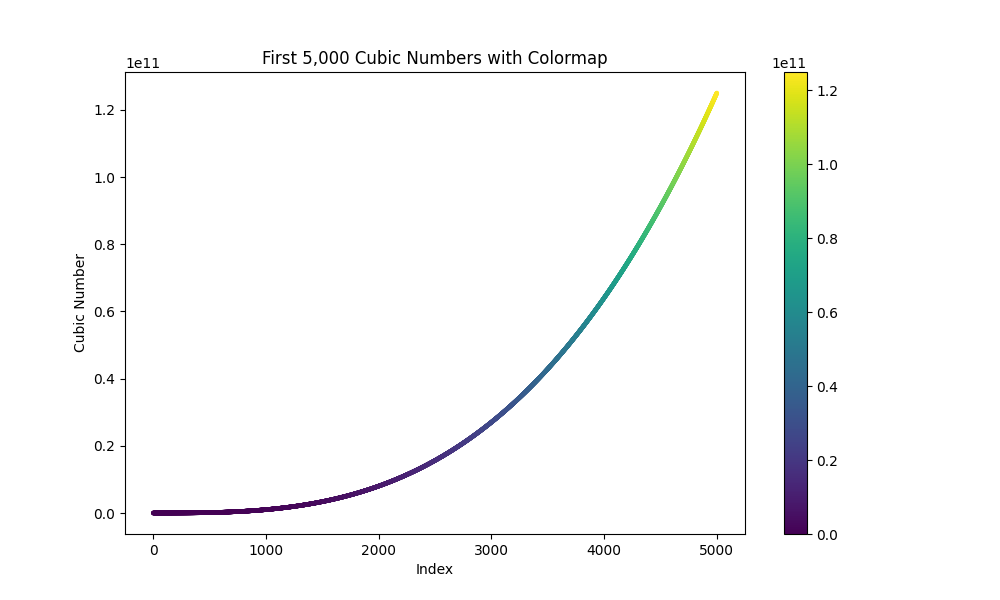

This chart was generated by the following Python code:
import matplotlib.pyplot as plt
import numpy as np


cubic_nums_5000 = [i**3 for i in range(1, 5001)]
x = np.arange(1, 5001)  

plt.figure(figsize=(10, 6))
plt.scatter(x, cubic_nums_5000, c=cubic_nums_5000, cmap='viridis', s=5)  
plt.colorbar() 
plt.title('First 5,000 Cubic Numbers with Colormap')
plt.xlabel('Index')
plt.ylabel('Cubic Number')
plt.show()
